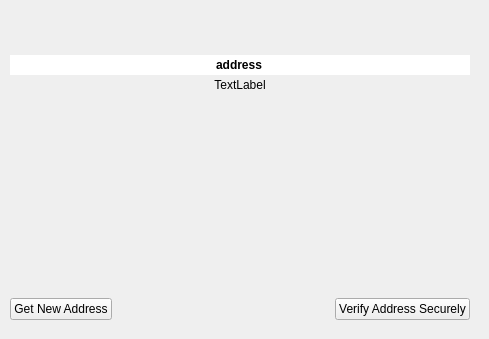
    <widget class="QWidget" name="receive">
     <widget class="QWidget" name="verticalLayoutWidget">
      <property name="geometry">
       <rect>
        <x>0</x>
        <y>0</y>
        <width>480</width>
        <height>330</height>
       </rect>
      </property>
      <layout class="QVBoxLayout" name="verticalLayout">
       <property name="spacing">
        <number>3</number>
       </property>
       <property name="leftMargin">
        <number>10</number>
       </property>
       <property name="topMargin">
        <number>30</number>
       </property>
       <property name="rightMargin">
        <number>10</number>
       </property>
       <property name="bottomMargin">
        <number>10</number>
       </property>
       <item>
        <widget class="QPushButton" name="qrCode">
         <property name="enabled">
          <bool>false</bool>
         </property>
         <property name="text">
          <string/>
         </property>
         <property name="iconSize">
          <size>
           <width>192</width>
           <height>192</height>
          </size>
         </property>
         <property name="flat">
          <bool>true</bool>
         </property>
        </widget>
       </item>
       <item>
        <widget class="QLineEdit" name="currentAddress">
         <property name="font">
          <font>
           <weight>75</weight>
           <bold>true</bold>
          </font>
         </property>
         <property name="text">
          <string>address</string>
         </property>
         <property name="frame">
          <bool>false</bool>
         </property>
         <property name="alignment">
          <set>Qt::AlignCenter</set>
         </property>
         <property name="readOnly">
          <bool>true</bool>
         </property>
        </widget>
       </item>
       <item>
        <widget class="QLabel" name="keypathLabel">
         <property name="text">
          <string notr="true">TextLabel</string>
         </property>
         <property name="alignment">
          <set>Qt::AlignCenter</set>
         </property>
        </widget>
       </item>
       <item>
        <spacer name="verticalSpacer_2">
         <property name="orientation">
          <enum>Qt::Vertical</enum>
         </property>
         <property name="sizeHint" stdset="0">
          <size>
           <width>20</width>
           <height>40</height>
          </size>
         </property>
        </spacer>
       </item>
       <item>
        <layout class="QVBoxLayout" name="verticalLayout_5">
         <property name="leftMargin">
          <number>5</number>
         </property>
         <property name="rightMargin">
          <number>5</number>
         </property>
         <property name="bottomMargin">
          <number>0</number>
         </property>
        </layout>
       </item>
       <item>
        <layout class="QHBoxLayout" name="horizontalLayout_3">
         <property name="bottomMargin">
          <number>0</number>
         </property>
         <item>
          <widget class="QPushButton" name="getNewAddress">
           <property name="text">
            <string>Get New Address</string>
           </property>
          </widget>
         </item>
         <item>
          <spacer name="horizontalSpacer_3">
           <property name="orientation">
            <enum>Qt::Horizontal</enum>
           </property>
           <property name="sizeHint" stdset="0">
            <size>
             <width>40</width>
             <height>20</height>
            </size>
           </property>
          </spacer>
         </item>
         <item>
          <widget class="QPushButton" name="verifyAddressButton">
           <property name="toolTip">
            <string>Securely verify this address with the Digital Bitbox mobile app.</string>
           </property>
           <property name="text">
            <string>Verify Address Securely</string>
           </property>
          </widget>
         </item>
        </layout>
       </item>
      </layout>
     </widget>
    </widget>
